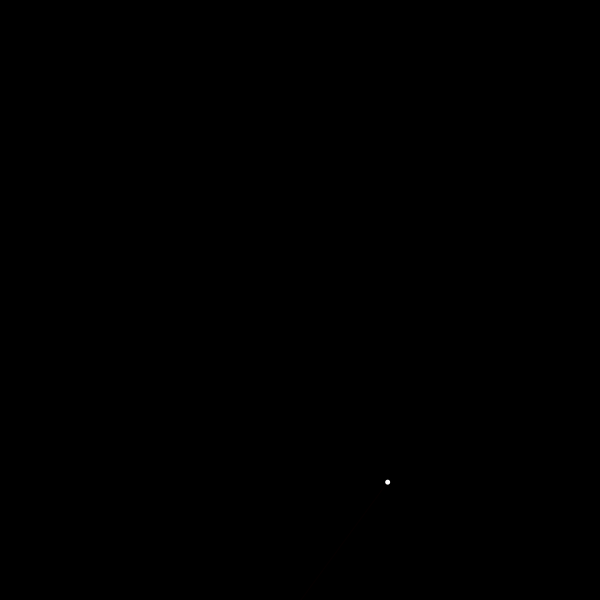
Frame 1 (no input)
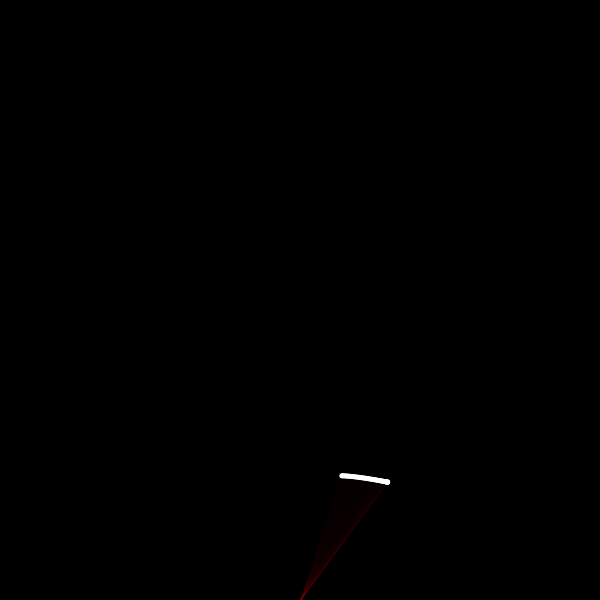
Frame 60 (the mouse pressed at the canvas centre just before this capture)
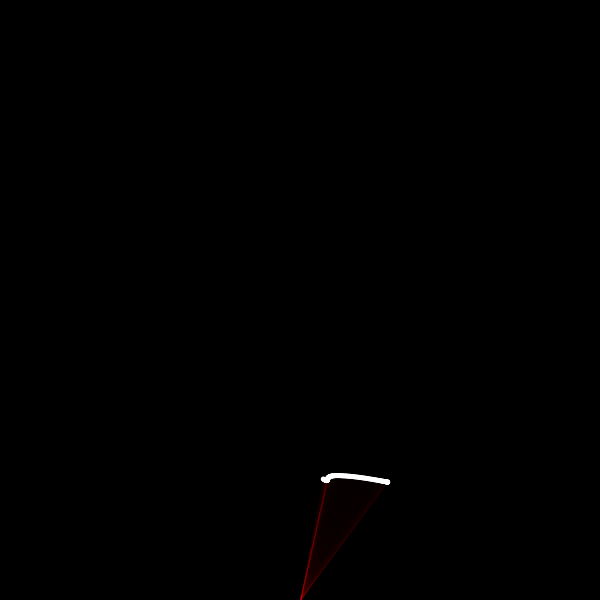
Frame 120 (the mouse held since frame 60 and released just before this capture)

The Processing sketch that drew these frames (run headless with seeded random() and noise(); from frame 60 on, the mouse is pressed at the canvas centre):

// Processing sketch: noise_position2d
// ── noise_position2d.pde
// renaud.jean-francois(arobas)uqam(point)ca
// Syntaxe Processing version 3.4
// dimanche, 23 septembre 2018

// Exemple de récupération de la méthode permettant
// de générer des valeurs de noise sur une dimension
// et l’adaptant à des besoins de déplacement sur deux dimensions,
// ou en vue d’une situation où l’on tente de combiner plusieurs noise()
// en évitant leur synchronisation

// Variables importantes
int timeSteps1 = 0; // privilégier le format de type entier
int timeSteps2 = 0;
float noiseScale1 = 1.0/500.0; // plus la fraction est petite, plus l’évolution sera lente
float noiseScale2 = 1.0/500.0;
float amplitude1 = 600; // servira à faire le mappage des valeurs (0-1) vers la nouvelle échelle
float amplitude2 = 600;
int timeIncrement1 = 1;
int timeIncrement2 = 1;
float deltaX = 0, deltaY = 0, posInitX, posInitY;

// Les modifications apportées au noiseScale et à timeIncrement
// auront à la fois des conséquences sur la vitesse de déplacement
// du point et sur la souplesse des changements de direction

void setup() {
  size(600, 600);
  background(0);
  fill(255);
  noStroke();

  // Ajustement du noiseDetail() conseillé
  noiseDetail(4, 0.54321);
  
  // Décalage des horloges, pour éviter des déplacements contraints sur une diagonale
  timeSteps2 = timeSteps1 + 100000;
  // remarque : impossible ici d’utiliser noiseSeed() car les deux noise()
  // seraient affectés de la même manière.
  

  // Initialisation de la position de référence : le centre
  posInitX = width/2;
  posInitY = height/2;
}

void draw() {
  //background(0);

  // Chaque axe dispose de son repère temporel (timesteps),
  // de son échelle temporelle (noiseScale) et de son amplitude
  deltaX = ((noise(timeSteps1*noiseScale1))*amplitude1)-(amplitude1*0.5);
  deltaX = constrain(deltaX, -(amplitude1*0.5), (amplitude1*0.5)); // on ne dépassera pas les limites

  deltaY = ((noise(timeSteps2*noiseScale2))*amplitude2)-(amplitude2*0.5);
  deltaY = constrain(deltaY, -(amplitude2*0.5), (amplitude2*0.5)); // on ne dépassera pas les limites

  ellipse(posInitX+deltaX, posInitY+deltaY, 5, 5);
  
  // autre visualisation
  pushStyle();
  noFill();
  stroke(255, 0, 0, 5);
  line(posInitX+deltaX, posInitY+deltaY, posInitX, height);
  popStyle();

  // Progression des horloges
  timeSteps1+=timeIncrement1;
  timeSteps2+=timeIncrement2;
}

void mousePressed() {
  background(0);
}
